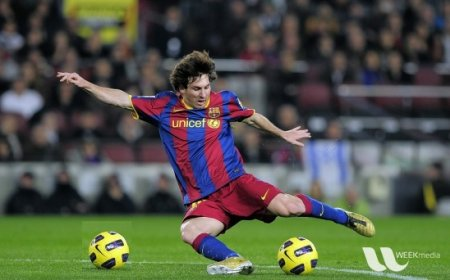
#> input picture deep_learning/vision/opencv/python/rouizi/images/roi.jpg, 450 x 280 px, found by its file name
$ python 11_threshold.py
#> lines starting #> are read from the running program, lines starting #| are printed output that depends on the picture; after the words box and inside, x2 and y2 are one past the last pixel; in counts of white or black regions, pixels touching at a corner belong together
import cv2
import os

path = "engineering/vision/opencv/python/rouizi"
msg  = "New Window"

image = cv2.imread(os.path.join(path, "./images/roi.jpg"))
#> image is the input picture: shape (280, 450, 3); mean B, G, R 72.3, 85.8, 82.3

cv2.imshow(msg, image)
cv2.waitKey(0)

gray_image_1 = cv2.cvtColor(image, cv2.COLOR_BGR2GRAY)
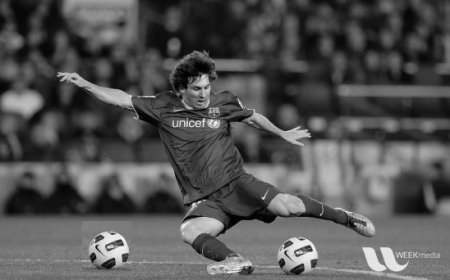
#> gray_image_1: shape (280, 450); min 0, max 249, mean 83.2
gray_image_2 = cv2.GaussianBlur(gray_image_1, (9,9), 0)
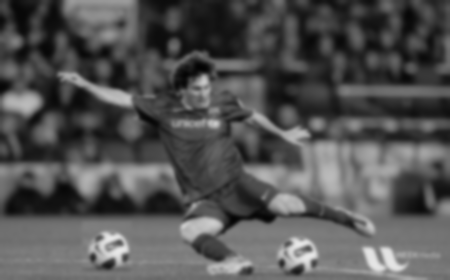
#> gray_image_2: shape (280, 450); min 2, max 232, mean 83.2

cv2.imshow("Gray", gray_image_1)
cv2.imshow("Gray and Gaussian", gray_image_2)
cv2.waitKey(0)

ret, thresh_bin_1 = cv2.threshold(gray_image_1, 90, 255, cv2.THRESH_BINARY)
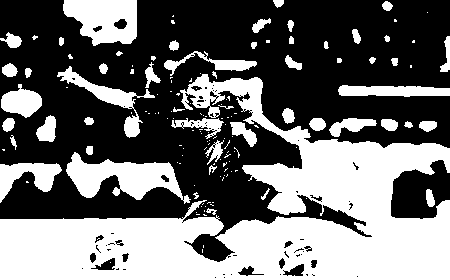
#> thresh_bin_1: shape (280, 450); 42.9% white; 146 white regions (94 under 20 px), largest, box (x1, y1, x2, y2) and area: (0, 74, 450, 280) 38160, (66, 152, 191, 204) 3056, (63, 0, 137, 46) 2513
ret, thresh_bin_2 = cv2.threshold(gray_image_2, 90, 255, cv2.THRESH_BINARY)
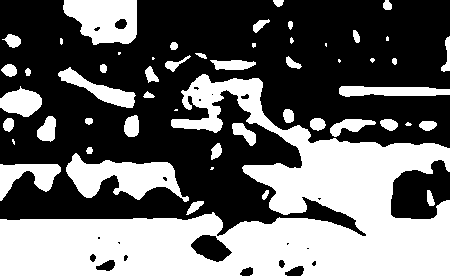
#> thresh_bin_2: shape (280, 450); 42.3% white; 53 white regions (13 under 20 px), largest, box (x1, y1, x2, y2) and area: (0, 74, 450, 280) 39253, (66, 153, 189, 202) 3047, (63, 0, 137, 45) 2518

cv2.imshow("Threshold only Gray", thresh_bin_1)
cv2.imshow("Threshold with Gaussian", thresh_bin_2)


ret, thresh_otsu    = cv2.threshold(gray_image_2, 60, 255, cv2.THRESH_BINARY + cv2.THRESH_OTSU)
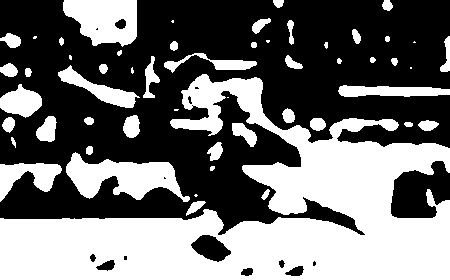
#> thresh_otsu: shape (280, 450); 44.1% white; 54 white regions (10 under 20 px), largest, box (x1, y1, x2, y2) and area: (0, 74, 450, 280) 40718, (66, 152, 190, 202) 3183, (63, 0, 137, 47) 2602
#> ret = 87
adapt_thresh        = cv2.adaptiveThreshold(gray_image_2, 255, cv2.ADAPTIVE_THRESH_GAUSSIAN_C, cv2.THRESH_BINARY, 11, 3)
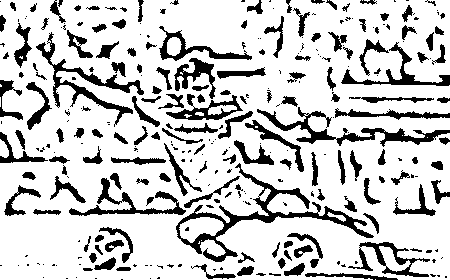
#> adapt_thresh: shape (280, 450); 79.6% white; 300 black regions (149 under 20 px), largest, box (x1, y1, x2, y2) and area: (176, 163, 374, 262) 2504, (257, 107, 450, 147) 1570, (36, 32, 144, 127) 1484

cv2.imshow("Otsu", thresh_otsu)
cv2.imshow("Adaptative", thresh_otsu)

cv2.waitKey(0)
